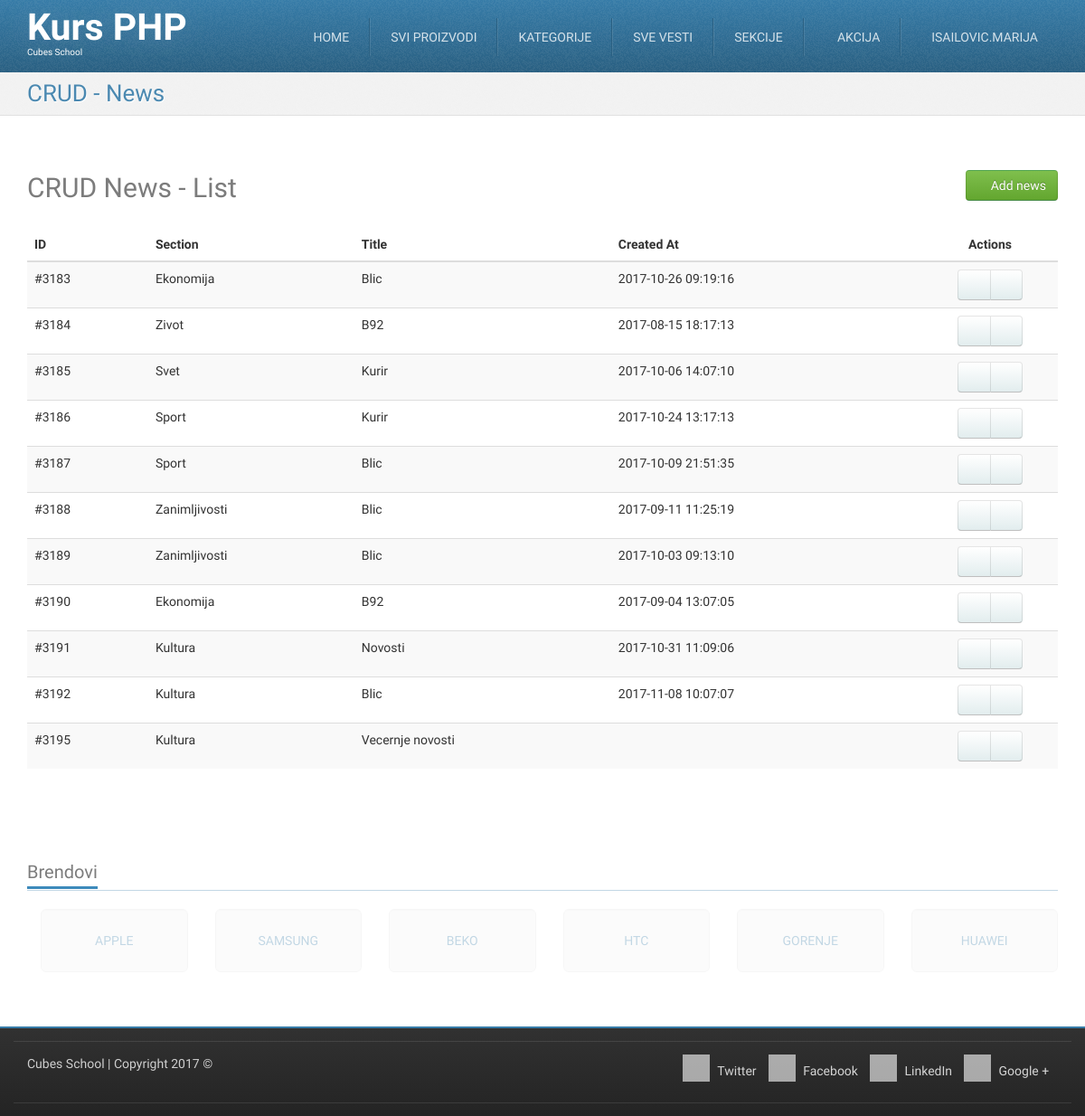
/crud-news-list.php (signed in), run on the app's committed database.
### tables this page shows
CREATE TABLE `news` (
  `id` int(11) NOT NULL,
  `section_id` int(11) NOT NULL,
  `title` varchar(255) NOT NULL,
  `photo_filename` varchar(255) DEFAULT NULL,
  `description` text,
  `content` longtext,
  `created_at` datetime DEFAULT NULL
);

CREATE TABLE `sections` (
  `id` int(11) NOT NULL,
  `title` varchar(255) NOT NULL
);

### crud-news-list.php (called while the page is built, shortened)
<?php
require_once __DIR__ . '/models/m_news.php';
$news = newsFetchAll();
require_once __DIR__ . '/views/layout/header.php';
require_once __DIR__ . '/views/templates/t_crud-news-list.php';
require_once __DIR__ . '/views/layout/footer.php';

### models/m_news.php (called while the page is built, shortened)
<?php
require_once __DIR__ . '/m_database.php';
function newsFetchAll() {
    $query = "SELECT `news`.*,`sections`.`title` AS section_title  "
            . "FROM `news` "
            . "LEFT JOIN `sections` ON `news`.`section_id` = `sections`.`id` ";
    return dbFetchAll($query);
}

### models/m_database.php (called while the page is built, shortened)
<?php
function dbGetLink() {
	static $link;
	if (!isset($link)) {
		$link = mysqli_connect('127.0.0.1', 'cubes', 'cubes', 'cubesphp');
	}
	return $link;
}
function dbQuery($query) {
	$link = dbGetLink();
	$result = mysqli_query($link, $query);
	return $result;
}
function dbFetchAll($query) {
	$result = dbQuery($query);
	return mysqli_fetch_all($result, MYSQLI_ASSOC);
}

### views/templates/t_crud-news-list.php (the view)
<div id="highlighted">
    <div class="container">
        <div class="header">
            <h2 class="page-title">
                <span>CRUD - News</span>
            </h2>
        </div>
    </div>
</div>
<div id="content">
    <div class="container portfolio">
        <div class="row">
            <div class="col-md-12">
                <h2>
                    CRUD News - List
                    <a href="/crud-news-insert.php" class="pull-right btn btn-success">
                        <i class="fa fa-plus-circle"></i>
                        Add news
                    </a>
                </h2>
            </div>
        </div>
        <div class="row">
            <div class="col-md-12">
                <table class="table table-striped table-hover">
                    <thead>
                        <tr>
                            <th>ID</th>
                            <th>Section</th>
                            <th>Title</th>
                            <th>Created At</th>
                            <th class="actions text-center">Actions</th>
                        </tr>
                    </thead>
                    <tbody>
                        <?php foreach ($news as $new) { ?>
                            <tr>
                                <td>
                                    #<?php echo htmlspecialchars($new['id']); ?>
                                </td>
                                <td>
                                    <?php echo htmlspecialchars($new['section_title']); ?>
                                </td>
                                <td>
                                    <?php echo htmlspecialchars($new['title']); ?>
                                </td>
                                <td>
                                    <?php echo htmlspecialchars($new['created_at']); ?>
                                </td>
                                <td class="text-center">
                                    <div class="btn-group">
                                        <a href="/crud-news-edit.php?id=<?php echo htmlspecialchars($new['id']); ?> " class="btn btn-default"><i class="fa fa-pencil"></i></a>
                                        <a href="/crud-news-delete.php?id=<?php echo htmlspecialchars($new['id']); ?> " class="btn btn-default"><i class="fa fa-trash"></i></a>
                                    </div>
                                </td>
                            </tr>
                        <?php } ?>
                    </tbody>
                </table>
            </div>
        </div>
    </div>
</div>

### skins/tema/css/theme-style.css (style rules this page uses)
h1, h2, h3 { line-height: 40px; }
h1, h2, h3, h4, h5, h6 { color: rgba(36, 36, 36, 0.6); }
a { color: #377ca8; text-decoration: none; }
.btn-default { color: #333333; text-shadow: 0 1px 1px rgba(255, 255, 255, 0.75); background-image: -webkit-linear-gradient(top, #ffffff 0%, #e2edee 100%); background-image: -o-linear-gradient(top, #ffffff 0%, #e2edee 100%); background-image: linear-gradient(to bottom, #ffffff 0%, #e2edee 100%); background-repeat: repeat-x; filter: progid:DXImageTransform.Microsoft.gradient(startColorstr='#ffffffff', endColorstr='#ffe2edee', GradientType=0); border-color: #e2edee #e2edee #b2cfd2; border-color: rgba(0, 0, 0, 0.1) rgba(0, 0, 0, 0.1) rgba(0, 0, 0, 0.25); *background-color: #e2edee; filter: progid:DXImageTransform.Microsoft.gradient(enabled = false); -webkit-transition: all; -o-transition: all; transition: all; }
.btn-success { color: #ffffff; text-shadow: 0 -1px 0 rgba(0, 0, 0, 0.25); background-image: -webkit-linear-gradient(top, #7fbf4d 0%, #63a62f 100%); background-image: -o-linear-gradient(top, #7fbf4d 0%, #63a62f 100%); background-image: linear-gradient(to bottom, #7fbf4d 0%, #63a62f 100%); background-repeat: repeat-x; filter: progid:DXImageTransform.Microsoft.gradient(startColorstr='#ff7fbf4d', endColorstr='#ff63a62f', GradientType=0); border-color: #63a62f #63a62f #3f6a1e; border-color: rgba(0, 0, 0, 0.1) rgba(0, 0, 0, 0.1) rgba(0, 0, 0, 0.25); *background-color: #63a62f; filter: progid:DXImageTransform.Microsoft.gradient(enabled = false); -webkit-transition: all; -o-transition: all; transition: all; }
html { background-image: -webkit-linear-gradient(top, #e0e0e0 0%, #ffffff 100%); background-image: -o-linear-gradient(top, #e0e0e0 0%, #ffffff 100%); background-image: linear-gradient(to bottom, #e0e0e0 0%, #ffffff 100%); background-repeat: repeat-x; filter: progid:DXImageTransform.Microsoft.gradient(startColorstr='#ffe0e0e0', endColorstr='#ffffffff', GradientType=0); }
body { margin: 0; font-family: "Monda", Arial, serif; font-size: 14px; line-height: 1.428571429; color: #333333; background-color: #ffffff; position: relative; }
.page-title { margin: 0; }
#highlighted { -webkit-transition: all 0.4s ease-out; -o-transition: all 0.4s ease-out; transition: all 0.4s ease-out; border-bottom: 1px solid #e1e1e1; background: #f2f2f2 url(../img/bg_noise-5.png) left top repeat; color: #377ca8; text-shadow: 1px 1px 1px #ffffff; }
.has-navbar-fixed-top #content { margin-top: 82px; }
.has-navbar-fixed-top.has-highlighted #highlighted, .has-navbar-fixed-top.page-index #highlighted, .has-navbar-fixed-top.page-index-carousel #highlighted, .has-navbar-fixed-top.page-starter #highlighted { margin-top: 80px; }
.has-navbar-fixed-top.has-highlighted #content, .has-navbar-fixed-top.page-index #content, .has-navbar-fixed-top.page-index-carousel #content, .has-navbar-fixed-top.page-starter #content { margin-top: 0; }
#content { padding: 40px 0; background-color: #ffffff; }
.header { margin-bottom: 0; }
.header:before, .header:after { content: " "; display: table; }
.header:after { clear: both; }
.header .page-title { font-size: 26px; margin: 8px 0 8px 0; color: rgba(55, 124, 168, 0.9); }
.header .page-title span, .header .page-title small { display: block; line-height: 1.2 !important; }
@media (min-width: 768px) { .header .page-title { float: left; } }
.services .row, .portfolio .row { margin-bottom: 1em; }

### skins/tema/css/custom-style.css (style rules this page uses)
table .actions { width: 150px; }

### skins/tema/css/colour-blue.css (style rules this page uses)
body a { color: #377ca8; text-decoration: none; }
body #highlighted { border-bottom-color: #e1e1e1; background-color: #f2f2f2; color: #377ca8; text-shadow: 1px 1px 1px #ffffff; }
body .header .page-title { color: rgba(55, 124, 168, 0.9); }

### data on the page
news: id "3183", section.title "Ekonomija", title "Blic", created_at "2017-10-26 09:19:16"
news: id "3184", section.title "Zivot", title "B92", created_at "2017-08-15 18:17:13"
news: id "3185", section.title "Svet", title "Kurir", created_at "2017-10-06 14:07:10"
news: id "3186", section.title "Sport", title "Kurir", created_at "2017-10-24 13:17:13"
news: id "3187", section.title "Sport", title "Blic", created_at "2017-10-09 21:51:35"
news: id "3188", section.title "Zanimljivosti", title "Blic", created_at "2017-09-11 11:25:19"
news: id "3189", section.title "Zanimljivosti", title "Blic", created_at "2017-10-03 09:13:10"
news: id "3190", section.title "Ekonomija", title "B92", created_at "2017-09-04 13:07:05"
news: id "3191", section.title "Kultura", title "Novosti", created_at "2017-10-31 11:09:06"
news: id "3192", section.title "Kultura", title "Blic", created_at "2017-11-08 10:07:07"
news: id "3195", section.title "Kultura", title "Vecernje novosti"

### other printed values
$_SESSION['logged_in_user']['username'] "ISAILOVIC.MARIJA"
